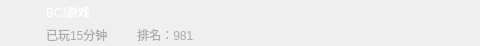
<?xml version="1.0" encoding="UTF-8"?>
<ui version="4.0">
 <class>CGameViewItem</class>
 <widget class="QWidget" name="CGameViewItem">
  <property name="geometry">
   <rect>
    <x>0</x>
    <y>0</y>
    <width>480</width>
    <height>46</height>
   </rect>
  </property>
  <property name="minimumSize">
   <size>
    <width>0</width>
    <height>46</height>
   </size>
  </property>
  <property name="maximumSize">
   <size>
    <width>16777215</width>
    <height>68</height>
   </size>
  </property>
  <property name="windowTitle">
   <string>Form</string>
  </property>
  <layout class="QGridLayout" name="gridLayout">
   <property name="leftMargin">
    <number>0</number>
   </property>
   <property name="topMargin">
    <number>0</number>
   </property>
   <property name="rightMargin">
    <number>0</number>
   </property>
   <property name="bottomMargin">
    <number>0</number>
   </property>
   <property name="spacing">
    <number>0</number>
   </property>
   <item row="0" column="0">
    <widget class="QWidget" name="widget_out" native="true">
     <property name="styleSheet">
      <string notr="true">QWidget#widget_out{

border-radius: 8px;
}</string>
     </property>
     <layout class="QHBoxLayout" name="horizontalLayout">
      <property name="spacing">
       <number>0</number>
      </property>
      <property name="leftMargin">
       <number>0</number>
      </property>
      <property name="topMargin">
       <number>0</number>
      </property>
      <property name="rightMargin">
       <number>5</number>
      </property>
      <property name="bottomMargin">
       <number>0</number>
      </property>
      <item>
       <widget class="QLabel" name="label">
        <property name="minimumSize">
         <size>
          <width>46</width>
          <height>46</height>
         </size>
        </property>
        <property name="maximumSize">
         <size>
          <width>46</width>
          <height>46</height>
         </size>
        </property>
        <property name="styleSheet">
         <string notr="true">
border-image: url(:/image/image/image/warrior-7631678.jpg);
border-radius:23px;</string>
        </property>
       </widget>
      </item>
      <item>
       <layout class="QVBoxLayout" name="verticalLayout">
        <property name="leftMargin">
         <number>0</number>
        </property>
        <property name="bottomMargin">
         <number>0</number>
        </property>
        <item>
         <widget class="QLabel" name="label_2">
          <property name="styleSheet">
           <string notr="true">font: 10pt &quot;Alibaba PuHuiTi 2.0&quot;;
color: rgb(255, 255, 255);</string>
          </property>
          <property name="text">
           <string>BCI游戏</string>
          </property>
         </widget>
        </item>
        <item>
         <widget class="QLabel" name="label_3">
          <property name="styleSheet">
           <string notr="true">font: 7pt &quot;Alibaba PuHuiTi 2.0&quot;;
color: #ABABAB;</string>
          </property>
          <property name="text">
           <string>已玩15分钟         排名：981</string>
          </property>
         </widget>
        </item>
       </layout>
      </item>
      <item>
       <widget class="QPushButton" name="pushButton">
        <property name="minimumSize">
         <size>
          <width>20</width>
          <height>20</height>
         </size>
        </property>
        <property name="maximumSize">
         <size>
          <width>20</width>
          <height>20</height>
         </size>
        </property>
        <property name="styleSheet">
         <string notr="true">image: url(:/image/image/Frame.png);
border:0px;</string>
        </property>
       </widget>
      </item>
     </layout>
    </widget>
   </item>
  </layout>
 </widget>
 <resources/>
 <connections/>
</ui>
